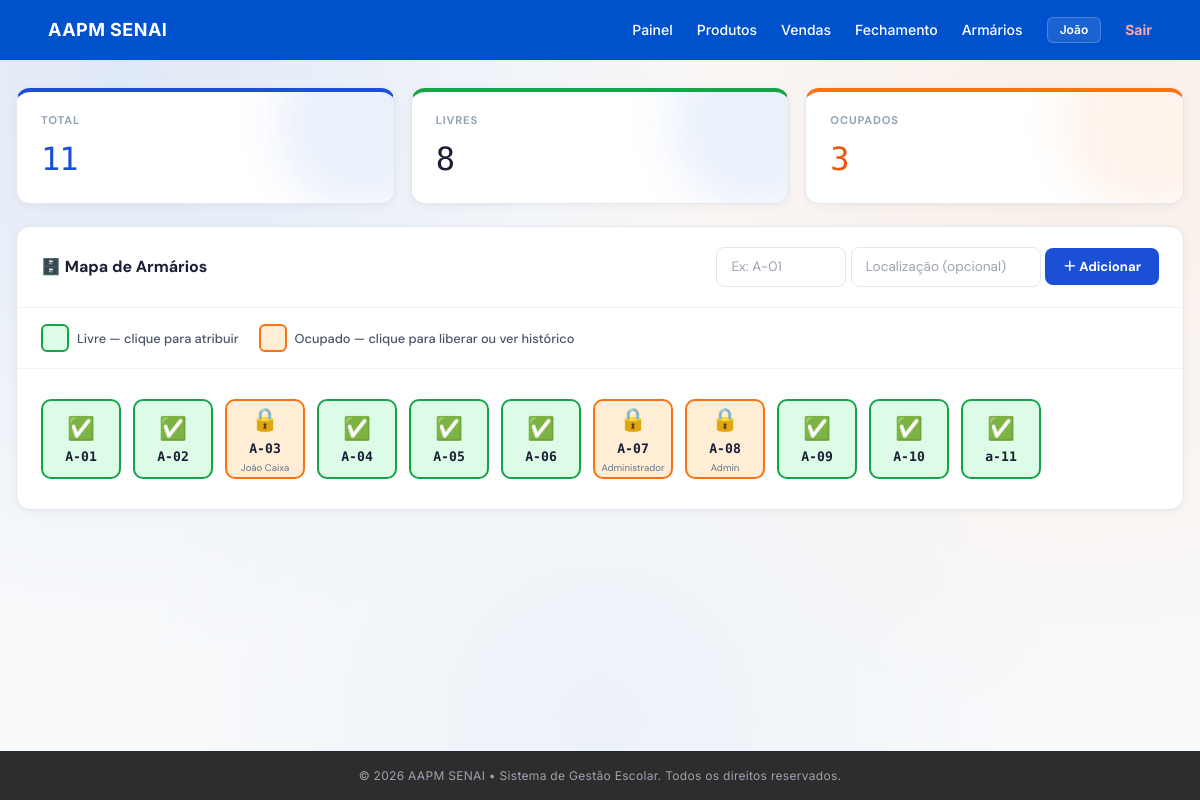
The app's page /armarios/ (signed in), older data.
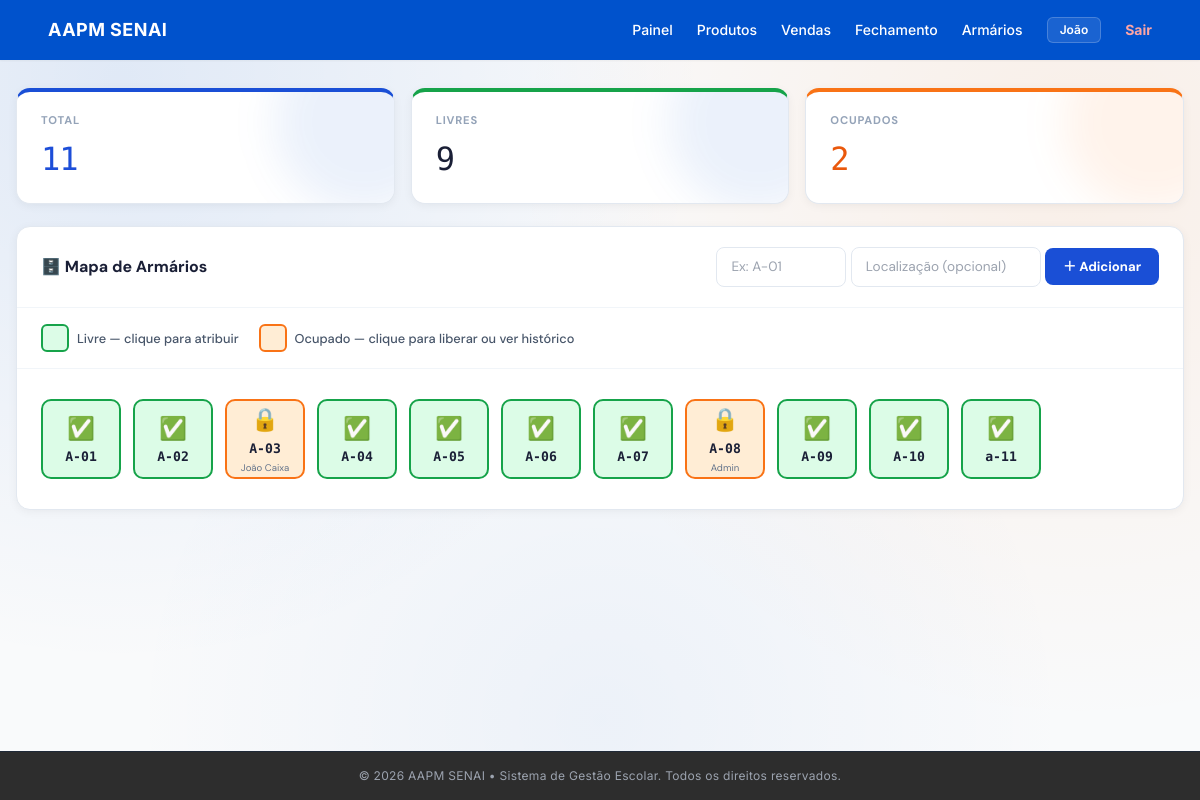
The same page, newer data.
### app/models/armario_model.py (models this page shows)
class Armario(Base):
    __tablename__ = "armarios"
    id           = Column(Integer, primary_key=True, autoincrement=True, index=True)
    numero       = Column(String(20), nullable=False, unique=True, index=True)
    localizacao  = Column(String(100), nullable=True)
    ocupado      = Column(Boolean, default=False)
    ativo        = Column(Boolean, default=True)
    usuario_id   = Column(Integer, ForeignKey("usuarios.id", ondelete="SET NULL"), nullable=True)
    usuario      = relationship("Usuario", foreign_keys=[usuario_id])
    atribuido_em = Column(DateTime, nullable=True)
    criado_em    = Column(DateTime, server_default=func.now())
    historico    = relationship("ArmarioHistorico", back_populates="armario", cascade="all, delete-orphan")

### app/models/user_model.py (models this page shows)
class Usuario(Base):
    __tablename__ = "usuarios"
    id = Column(Integer, primary_key=True, autoincrement=True)
    nome = Column(String(100), nullable=False)
    email = Column(String(150), unique=True, nullable=False)
    hashed_password = Column(String(255), nullable=False)
    role = Column(String(20), default="operador")
    ativo = Column(Boolean, default=True)
    criado_em = Column(DateTime, server_default=func.now())

### app/controllers/armario_controller.py (the view)
@router.get("/")
def listar(request: Request, payload=Depends(get_current_user), db: Session=Depends(get_db)):
    u = _obj(payload)
    armarios = db.query(Armario).filter(Armario.ativo==True).order_by(Armario.numero).all()
    usuarios = db.query(Usuario).filter(Usuario.ativo==True).all()
    total=len(armarios); ocupados=sum(1 for a in armarios if a.ocupado)
    return templates.TemplateResponse(request=request, name="armarios/index.html",
        context={"request":request,"usuario":u,"armarios":armarios,"usuarios":usuarios,
                 "total":total,"ocupados":ocupados,"livres":total-ocupados})

### app/templates/armarios/index.html (shortened to what this page needs)
{% extends "base.html" %}
{% block conteudo %}
<div class="arm-wrap">
  {% set q = request.query_params %}
  <div class="stats-row">
    <div class="stat-card blue">
      <div class="stat-label">Total</div>
      <div class="stat-value">{{ total }}</div>
    </div>
    <div class="stat-card green">
      <div class="stat-label">Livres</div>
      <div class="stat-value">{{ livres }}</div>
    </div>
    <div class="stat-card orange">
      <div class="stat-label">Ocupados</div>
      <div class="stat-value">{{ ocupados }}</div>
    </div>
  </div>
  <div class="panel">
    <div class="panel-header">
      <span class="panel-title">🗄️ Mapa de Armários</span>
      <form method="post" action="/armarios/novo" class="form-novo">
        <input type="text" name="numero"      placeholder="Ex: A-01" required>
        <input type="text" name="localizacao" placeholder="Localização (opcional)">
        <button type="submit" class="btn btn-blue">＋ Adicionar</button>
      </form>
    </div>
    <div class="legenda">
      <div class="leg-item"><div class="leg-box leg-livre"></div> Livre — clique para atribuir</div>
      <div class="leg-item"><div class="leg-box leg-ocupado"></div> Ocupado — clique para liberar ou ver histórico</div>
    </div>
    {% if armarios %}
    <div class="mapa-container">
      <div class="mapa-grid">
        {% for a in armarios %}
        <div class="arm-slot {{ 'ocupado' if a.ocupado else 'livre' }}"
             onclick="abrirModal(
               {{ a.id }},
               '{{ a.numero }}',
               {{ 'true' if a.ocupado else 'false' }},
               '{{ a.usuario.nome if a.ocupado and a.usuario else '' }}',
               '{{ a.localizacao or '' }}'
             )">
          <div class="arm-ico">{{ '🔒' if a.ocupado else '✅' }}</div>
          <div class="arm-num">{{ a.numero }}</div>
          {% if a.ocupado and a.usuario %}
          <div class="arm-user-mini">{{ a.usuario.nome }}</div>
          {% endif %}
        </div>
        {% endfor %}
      </div>
    </div>
    {% else %}
    <div class="empty-msg">Nenhum armário cadastrado. Adicione o primeiro acima.</div>
    {% endif %}
  </div>
</div>
{% endblock conteudo %}

Row changes from the older to the newer data that the page shows:
changed Armario (number 7 of 11 on the later page): ocupado "🔒" → "✅"; usuario.nome "Administrador" → (not shown)
Text that changed along with them:
{{ livres }}: "8" → "9"
{{ ocupados }}: "3" → "2"
